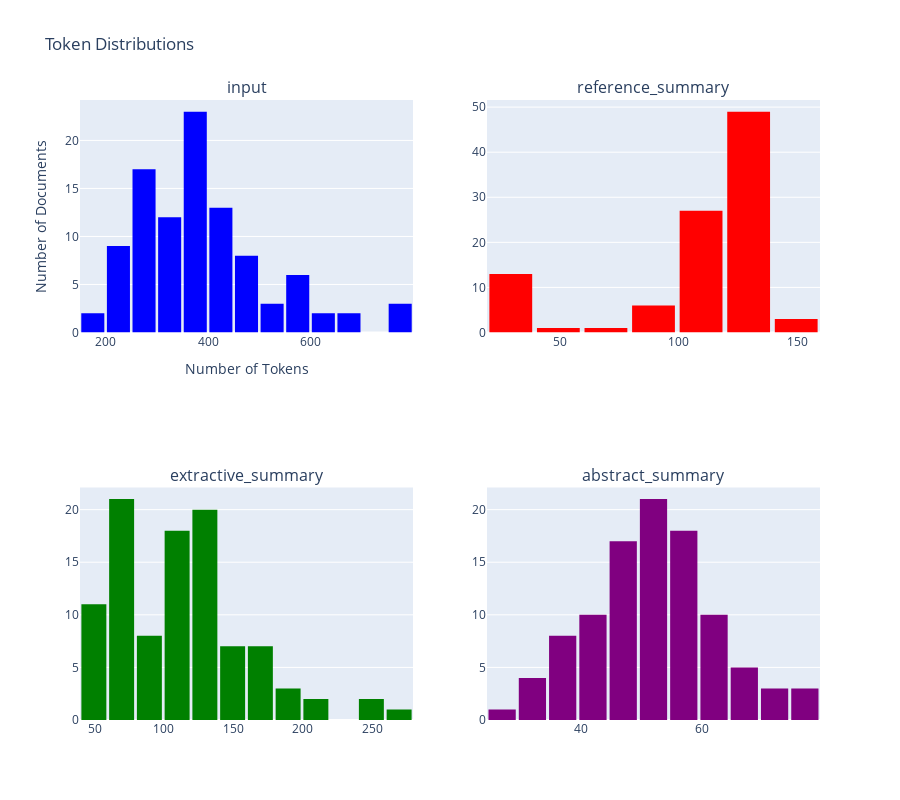

Source (notebook cell):
### Markdown cell above
##### Token Distribution Histograms

### Code cell
text_columns = ["input", "reference_summary", "extractive_summary", "abstract_summary"]

params = {
    "text_columns": text_columns,
}

token_distribution_histograms(df_summarization, params)

### Figure 1 — Plotly figure (JSON) as saved in the notebook; plotly's stock layout.template omitted (floating-point values rounded to 4 significant figures)
{"data": [{"marker": {"color": "blue"}, "showlegend": false, "type": "histogram", "x": [570, 473, 365, 554, 396, 234, 346, 408, 297, 287, 240, 402, 377, 550, 756, 306, 279, 249, 352, 797, 425, 407, 282, 436, 580, 383, 362, 276, 496, 575, 387, 405, 284, 381, 278, 431, 515, 233, 292, 290, 380, 292, 238, 498, 372, 381, 339, 350, 785, 411, 374, 634, 304, 310, 468, 339, 530, 265, 390, 184, 357, 416, 389, 369, 432, 399, 363, 491, 685, 245, 308, 351, 321, 324, 244, 342, 638, 352, 325, 246, 312, 283, 692, 288, 296, 247, 398, 281, 471, 485, 401, 475, 431, 270, 363, 172, 580, 297, 540, 443], "xaxis": "x", "yaxis": "y"}, {"marker": {"color": "red"}, "showlegend": false, "type": "histogram", "x": [125, 37, 124, 136, 116, 93, 61, 98, 129, 124, 125, 123, 101, 114, 119, 34, 133, 126, 27, 120, 34, 34, 117, 135, 128, 133, 117, 113, 114, 121, 120, 155, 124, 132, 129, 30, 101, 141, 125, 117, 95, 121, 90, 122, 37, 135, 103, 129, 124, 113, 108, 126, 137, 111, 125, 132, 117, 122, 122, 126, 139, 140, 136, 122, 120, 126, 125, 126, 127, 107, 93, 24, 119, 111, 115, 31, 134, 30, 109, 32, 28, 124, 122, 120, 110, 112, 110, 113, 124, 123, 107, 119, 49, 95, 125, 23, 135, 137, 123, 113], "xaxis": "x2", "yaxis": "y2"}, {"marker": {"color": "green"}, "showlegend": false, "type": "histogram", "x": [169, 105, 132, 148, 129, 48, 127, 109, 71, 67, 55, 93, 108, 136, 259, 93, 66, 64, 99, 267, 113, 112, 66, 153, 149, 128, 135, 63, 155, 120, 124, 139, 75, 147, 72, 125, 177, 73, 78, 56, 114, 105, 53, 116, 122, 129, 99, 65, 257, 127, 97, 218, 65, 103, 178, 125, 176, 64, 109, 48, 63, 179, 116, 120, 130, 99, 100, 133, 199, 65, 55, 82, 50, 104, 55, 102, 206, 102, 100, 76, 98, 74, 184, 63, 45, 63, 143, 69, 103, 135, 116, 155, 176, 51, 135, 50, 198, 69, 161, 130], "xaxis": "x3", "yaxis": "y3"}, {"marker": {"color": "purple"}, "showlegend": false, "type": "histogram", "x": [63, 65, 56, 45, 39, 41, 53, 51, 45, 44, 51, 32, 35, 43, 58, 52, 55, 33, 56, 58, 62, 58, 64, 65, 50, 47, 53, 54, 48, 43, 64, 56, 76, 65, 47, 54, 56, 74, 46, 49, 25, 46, 39, 49, 50, 50, 51, 53, 45, 77, 51, 52, 34, 37, 61, 58, 42, 48, 49, 34, 64, 60, 56, 41, 53, 58, 55, 51, 58, 57, 58, 63, 47, 50, 37, 66, 57, 56, 37, 49, 51, 70, 71, 44, 55, 67, 46, 60, 39, 53, 42, 43, 38, 49, 62, 40, 52, 76, 48, 52], "xaxis": "x4", "yaxis": "y4"}], "layout": {"annotations": [{"font": {"size": 16}, "showarrow": false, "text": "input", "x": 0.225, "xanchor": "center", "xref": "paper", "y": 1, "yanchor": "bottom", "yref": "paper"}, {"font": {"size": 16}, "showarrow": false, "text": "reference_summary", "x": 0.775, "xanchor": "center", "xref": "paper", "y": 1, "yanchor": "bottom", "yref": "paper"}, {"font": {"size": 16}, "showarrow": false, "text": "extractive_summary", "x": 0.225, "xanchor": "center", "xref": "paper", "y": 0.375, "yanchor": "bottom", "yref": "paper"}, {"font": {"size": 16}, "showarrow": false, "text": "abstract_summary", "x": 0.775, "xanchor": "center", "xref": "paper", "y": 0.375, "yanchor": "bottom", "yref": "paper"}], "bargap": 0.1, "height": 800, "showlegend": false, "title": {"text": "Token Distributions"}, "xaxis": {"anchor": "y", "domain": [0, 0.45], "title": {"text": "Number of Tokens"}}, "xaxis2": {"anchor": "y2", "domain": [0.55, 1]}, "xaxis3": {"anchor": "y3", "domain": [0, 0.45]}, "xaxis4": {"anchor": "y4", "domain": [0.55, 1]}, "yaxis": {"anchor": "x", "domain": [0.625, 1], "title": {"text": "Number of Documents"}}, "yaxis2": {"anchor": "x2", "domain": [0.625, 1]}, "yaxis3": {"anchor": "x3", "domain": [0, 0.375]}, "yaxis4": {"anchor": "x4", "domain": [0, 0.375]}}}
